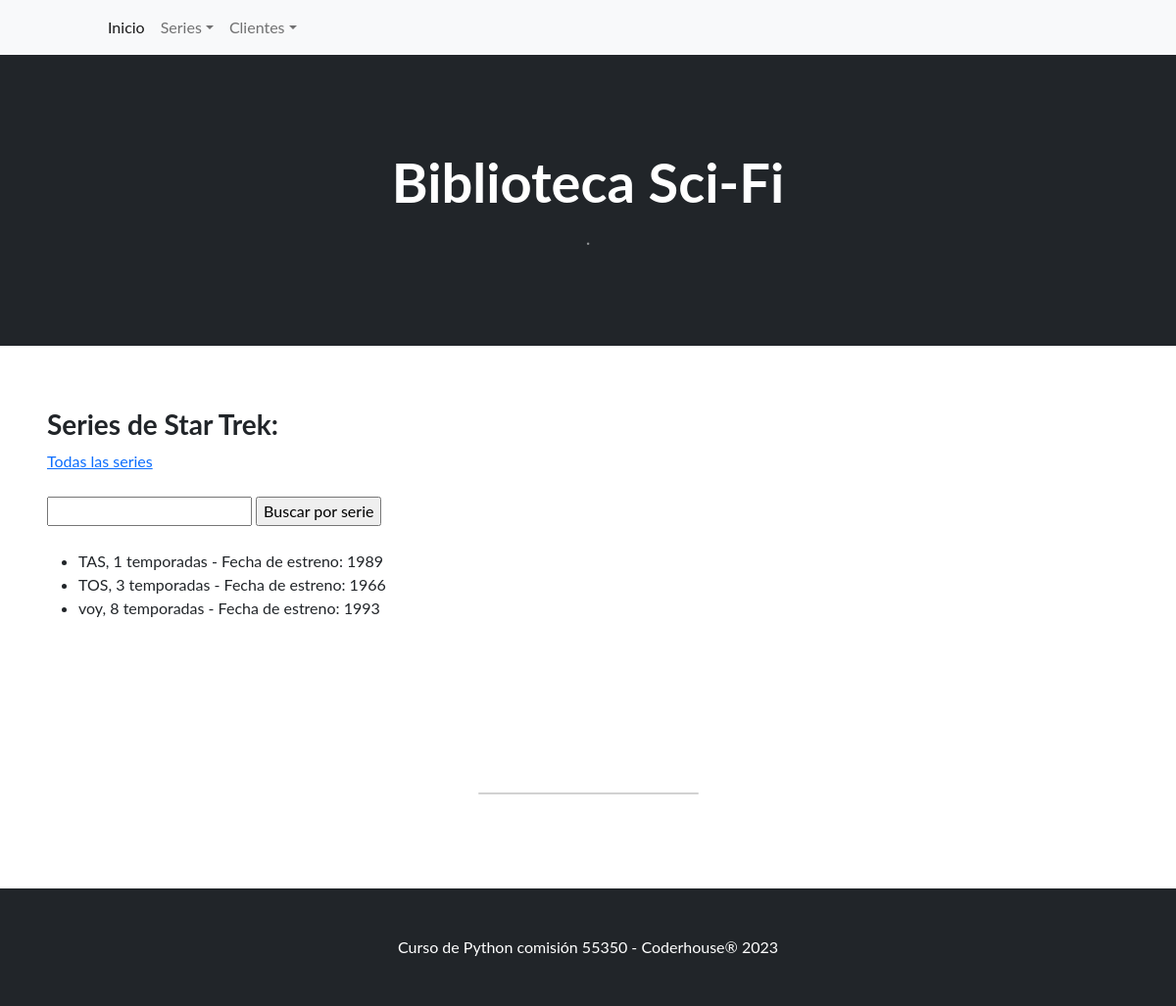
The app's page /series/star_trek/, older data.
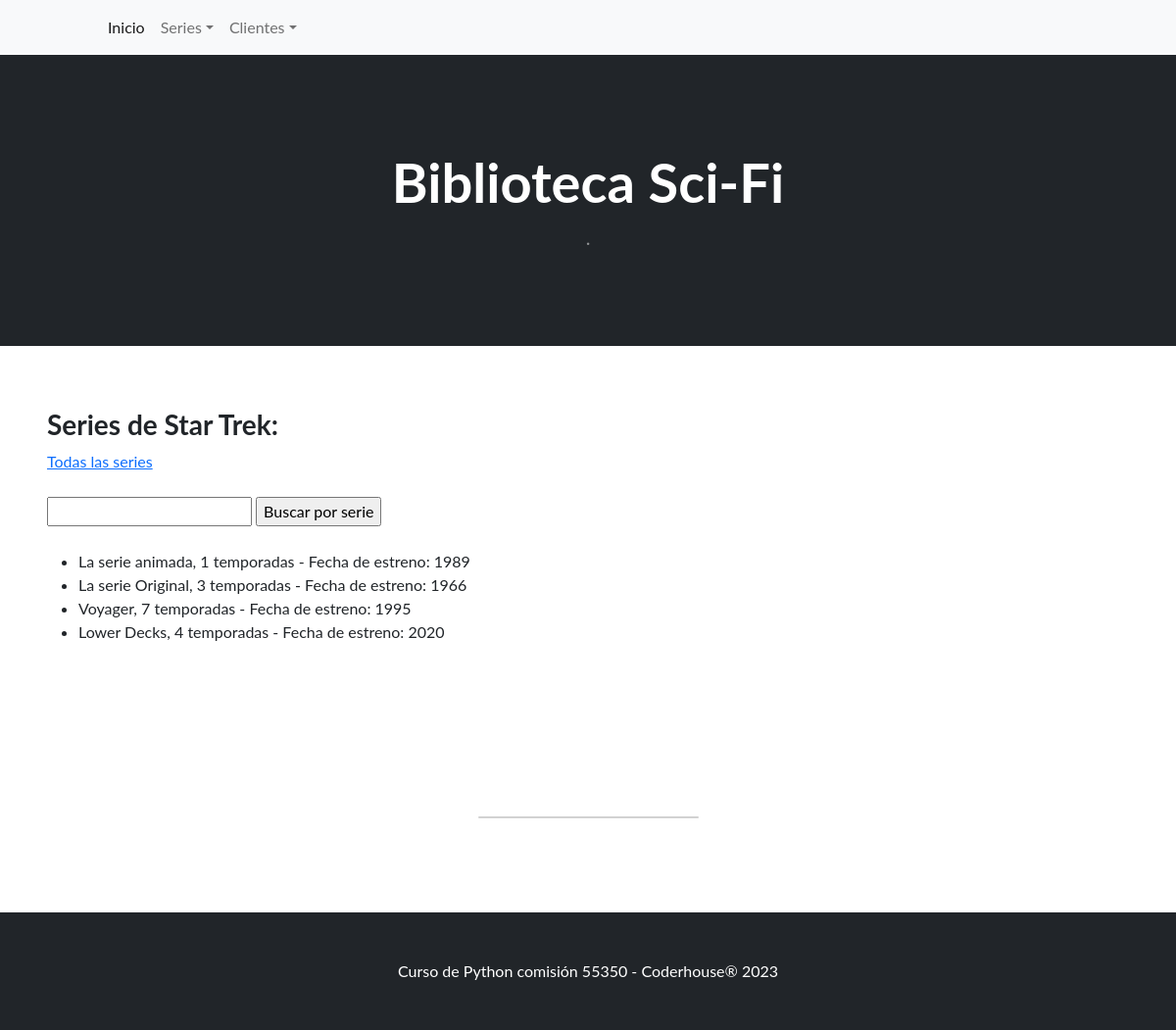
The same page, newer data.
### series/models.py (models this page shows, shortened)
class star_trek(models.Model):
    serie=models.CharField(max_length=256)
    temporadas= models.IntegerField()
    pilot= models.IntegerField()

### series/views.py (the view)
# urls.py: path('star_trek/', listar_st, name= 'listar_st'),
def listar_st(request):
    contexto = {
        "star_trek" : star_trek.objects.all(),
    }
    http_response = render(
        request=request,
        template_name= "series/star_trek.html",
        context=contexto,
    )
    return http_response

### series/templates/series/star_trek.html (shortened to what this page needs)
{% extends "base.html" %}
{% block contenido %}
  <h3>Series de Star Trek:</h3>
  <a href="{% url 'listar_st' %}">Todas las series</a>
  <br><br>
    <form action="{% url 'buscar_trek' %}" method="post">
      <input type="text" name="busqueda">
      <input type="submit" value="Buscar por serie">
    </form>
  <br>
  <ul>
    {% for i in star_trek %}
    <li>
      {{i.serie}}, {{i.temporadas}} temporadas - Fecha de estreno: {{i.pilot}}
    </li>
    {% endfor %}
  </ul>
{% endblock contenido %}

### templates_base/base.html (shortened to what this page needs)
{% load static %}
<!DOCTYPE html>
<html lang="en">
    <head>
        <link href="https://cdn.jsdelivr.net/npm/bootstrap-icons@1.5.0/font/bootstrap-icons.css" rel="stylesheet" type="text/css" />
        <link href="{% static 'css/styles.css' %}" rel="stylesheet" type="text/css"/>
    </head>
    <body>
        <nav class="navbar navbar-expand-lg navbar-light bg-light">
            <div class="container px-4 px-lg-5">
                <div class="collapse navbar-collapse" id="navbarSupportedContent">
                    <ul class="navbar-nav me-auto mb-2 mb-lg-0 ms-lg-4">
                        <li class="nav-item"><a class="nav-link active" aria-current="page" href="{% url 'inicio' %}">Inicio</a></li>
                        <li class="nav-item dropdown">
                            <a class="nav-link dropdown-toggle" id="navbarDropdown" href="#" role="button" data-bs-toggle="dropdown" aria-expanded="false">Series</a>
                        </li>
                        <li class="nav-item dropdown">
                            <a class="nav-link dropdown-toggle" id="navbarDropdown" href="#" role="button" data-bs-toggle="dropdown" aria-expanded="false">Clientes</a>
                        </li>
                    </ul>
                </div>
            </div>
        </nav>
        <header class="bg-dark py-5">
            <div class="container px-4 px-lg-5 my-5">
                <div class="text-center text-white">
                    <h1 class="display-4 fw-bolder">Biblioteca Sci-Fi</h1>
                    <p class="lead fw-normal text-white-50 mb-0">.</p>
                </div>
            </div>
        </header>
        <section style="padding:4rem 3rem;">
            {% block contenido %}
            {% endblock contenido %}
        </section>
        <section class="py-5">
            <div class="container px-4 px-lg-5 mt-5">
                <div class="row gx-4 gx-lg-5 row-cols-2 row-cols-md-3 row-cols-xl-4 justify-content-center">
                    <div class="col mb-5">
                        <div class="card h-100">
                            </div>
                        </div>
                    </div>
                </div>
        </section>
        <footer class="py-5 bg-dark">
            <div class="container"><p class="m-0 text-center text-white">Curso de Python comisión 55350 - Coderhouse® 2023</p></div>
        </footer>
    </body>
</html>

Row changes from the older to the newer data that the page shows:
changed star_trek: serie "TAS" → "La serie animada"
changed star_trek: serie "TOS" → "La serie Original"
changed star_trek: serie "voy" → "Voyager"; temporadas "8" → "7"; pilot "1993" → "1995"
added star_trek: serie "Lower Decks", temporadas "4", pilot "2020"
